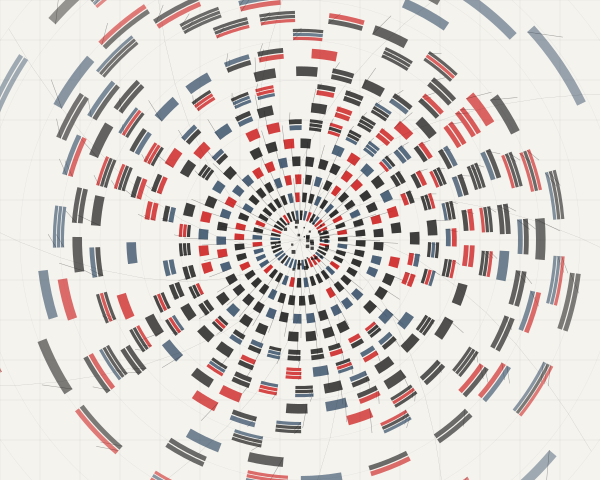

Here is the Python script that generated this plot:
import cairo
import math
import random

# Setup
width, height = 600, 480
surface = cairo.ImageSurface(cairo.FORMAT_ARGB32, width, height)
ctx = cairo.Context(surface)

# Background: Off-white "Swiss" paper texture
ctx.set_source_rgb(0.96, 0.95, 0.93)
ctx.paint()

# Configuration
cx, cy = width // 2, height // 2
rings = 18
base_rotation = random.uniform(0, math.pi * 2)

def polar_to_cartesian(r, theta):
    x = cx + r * math.cos(theta)
    y = cy + r * math.sin(theta)
    return x, y

def draw_warped_rect(r, theta, dr, dtheta, color, alpha=1.0):
    """Draws a 'pixel' unit warped by polar coordinates."""
    ctx.set_source_rgba(color[0], color[1], color[2], alpha)
    
    # Calculate corner points
    p1 = polar_to_cartesian(r, theta)
    p2 = polar_to_cartesian(r + dr, theta)
    p3 = polar_to_cartesian(r + dr, theta + dtheta)
    p4 = polar_to_cartesian(r, theta + dtheta)
    
    ctx.move_to(*p1)
    ctx.line_to(*p2)
    # Arc for the outer edge to maintain circularity
    ctx.arc(cx, cy, r + dr, theta, theta + dtheta)
    ctx.line_to(*p4)
    # Arc for the inner edge
    ctx.arc_negative(cx, cy, r, theta + dtheta, theta)
    ctx.close_path()
    ctx.fill()

# --- GENERATIVE SYSTEM ---

# 1. Background Grid: Faint structural guides
ctx.set_line_width(0.3)
ctx.set_source_rgba(0.2, 0.2, 0.2, 0.1)
for i in range(1, 10):
    ctx.arc(cx, cy, i * 40, 0, 2 * math.pi)
    ctx.stroke()

# 2. Centrifugal Flow Logic
for i in range(rings):
    r_inner = 20 + (i * 18)
    r_outer = r_inner + 12
    
    # Entropy increases with radius: density decreases, jitter increases
    entropy = (i / rings) ** 1.5
    density_factor = max(4, int(40 * (1 - entropy * 0.8)))
    
    # Swiss Accented Palette
    colors = [
        (0.1, 0.1, 0.1), # Deep Charcoal
        (0.1, 0.1, 0.1), # Repeated for weight
        (0.8, 0.1, 0.1), # Swiss Red accent
        (0.2, 0.3, 0.4), # Muted Blue-Grey
    ]
    
    for j in range(density_factor):
        angle_step = (2 * math.pi) / density_factor
        theta = j * angle_step + (entropy * random.uniform(-0.1, 0.1))
        
        # Systematic Skip: controlled randomness to create "erosion"
        if random.random() < (entropy * 0.7):
            continue
            
        # Recursive subdivision logic for visual richness
        sub_divs = 1 if i < 5 else random.choice([1, 2, 3])
        for s in range(sub_divs):
            curr_r = r_inner + (s * (r_outer - r_inner) / sub_divs)
            curr_dr = (r_outer - r_inner) / sub_divs
            
            # Draw primary structural units
            color = random.choice(colors)
            alpha = 0.9 - (entropy * 0.5)
            
            # The "Warp": distorting the theta based on radius
            warp_theta = theta + (math.sin(i * 0.5) * 0.2)
            
            draw_warped_rect(curr_r, warp_theta, curr_dr * 0.8, angle_step * 0.6, color, alpha)
            
            # 3. Visual Texture: Computational Grain
            # Adding "stutter" lines along the radial paths
            if random.random() > 0.4:
                ctx.set_source_rgba(0.1, 0.1, 0.1, 0.4)
                ctx.set_line_width(0.5)
                # Fragmented stroke
                p_start = polar_to_cartesian(curr_r, warp_theta)
                p_end = polar_to_cartesian(curr_r + curr_dr * 2, warp_theta + (entropy * 0.1))
                ctx.move_to(*p_start)
                ctx.line_to(*p_end)
                ctx.stroke()

# 4. Focal Point: The "Imploded" Core
# Denser, high-frequency elements in the center
for k in range(40):
    ctx.set_source_rgba(0.1, 0.1, 0.1, 0.8)
    radius = random.uniform(5, 30)
    ang = random.uniform(0, 2 * math.pi)
    size = random.uniform(1, 4)
    x, y = polar_to_cartesian(radius, ang)
    ctx.rectangle(x, y, size, size)
    ctx.fill()

# 5. Global Rhythmic Movement: Vector "Vines"
# Long, thin strokes that follow the centrifugal flow
ctx.set_line_width(0.2)
for m in range(12):
    angle = (m / 12) * 2 * math.pi
    ctx.set_source_rgba(0.1, 0.1, 0.1, 0.3)
    ctx.move_to(cx, cy)
    
    # Create a curved path radiating outward
    pts = []
    for step in range(10):
        dist = step * 40
        a = angle + math.log(step + 1) * 0.5
        pts.append(polar_to_cartesian(dist, a))
        
    for p in pts:
        ctx.line_to(p[0], p[1])
    ctx.stroke()

# Finishing touch: A subtle "Swiss Grid" border overlay
ctx.set_source_rgba(0.1, 0.1, 0.1, 0.05)
ctx.set_line_width(1)
grid_size = 40
for x in range(0, width, grid_size):
    ctx.move_to(x, 0)
    ctx.line_to(x, height)
    ctx.stroke()
for y in range(0, height, grid_size):
    ctx.move_to(0, y)
    ctx.line_to(width, y)
    ctx.stroke()
